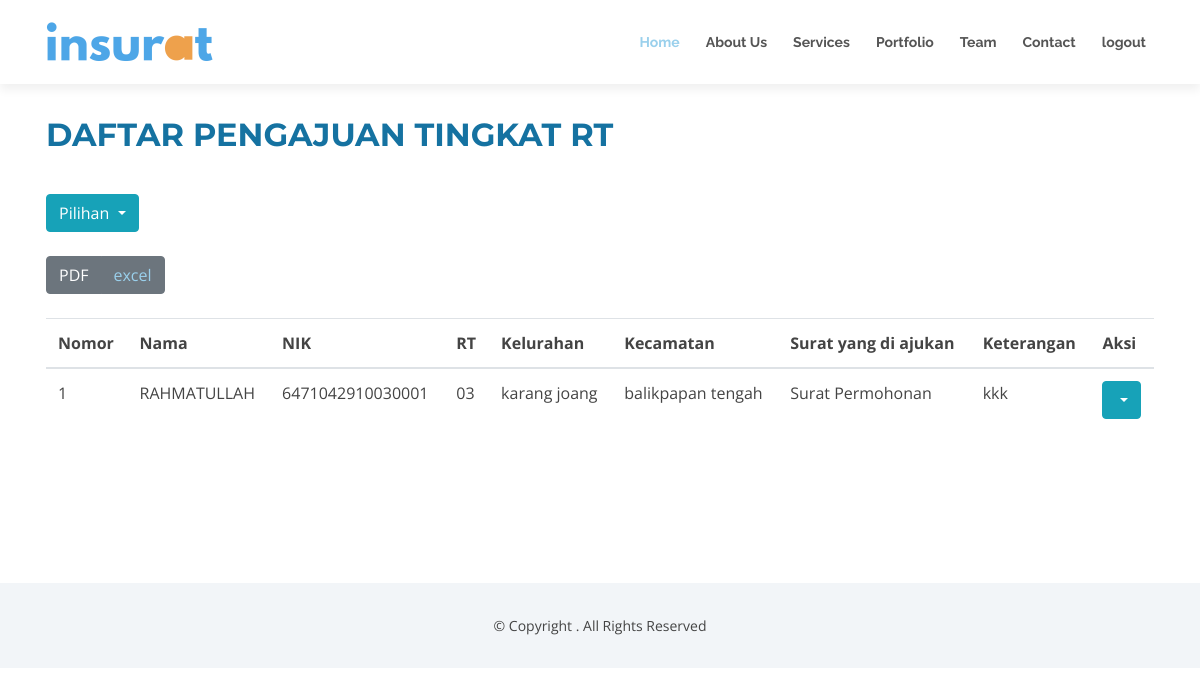
The page /admin/rt.php (signed in) on the database its author committed.
### tables this page shows
CREATE TABLE `pengajuan` (
  `id_pengajuan` int(11) NOT NULL,
  `id_user` int(11) NOT NULL,
  `id_surat` int(11) NOT NULL,
  `id_rt` int(11) NOT NULL,
  `id_kelurahan` int(11) NOT NULL,
  `id_kecamatan` int(11) NOT NULL,
  `keterangan` text NOT NULL,
  `kode_khusus` varchar(225) NOT NULL
);

CREATE TABLE `user` (
  `id_user` int(11) NOT NULL,
  `nik` char(16) NOT NULL,
  `nama` varchar(225) NOT NULL,
  `no_rumah` varchar(225) NOT NULL,
  `id_rt` varchar(225) NOT NULL,
  `id_kelurahan` varchar(255) NOT NULL,
  `id_kecamatan` varchar(255) NOT NULL,
  `email` varchar(225) NOT NULL,
  `tlpn` varchar(255) NOT NULL,
  `password` varchar(225) NOT NULL
);

CREATE TABLE `rt` (
  `id_rt` int(11) NOT NULL,
  `rt` varchar(11) NOT NULL,
  `nama_rt` varchar(255) NOT NULL,
  `id_kelurahan` int(20) NOT NULL
);

CREATE TABLE `kelurahan` (
  `id_kelurahan` int(11) NOT NULL,
  `kelurahan` varchar(225) NOT NULL,
  `nama_lurah` varchar(255) NOT NULL,
  `id_kecamatan` int(20) NOT NULL
);

CREATE TABLE `kecamatan` (
  `id_kecamatan` int(11) NOT NULL,
  `kecamatan` varchar(225) NOT NULL,
  `nama_camat` varchar(225) NOT NULL
);

CREATE TABLE `surat` (
  `id_surat` int(11) NOT NULL,
  `nama_surat` varchar(225) NOT NULL
);

### admin/rt.php (the view, shortened to what this page needs)
<!DOCTYPE html>
<html lang="en">
<head>
  <link href="lib/bootstrap/css/bootstrap.min.css" rel="stylesheet">
  <link href="lib/font-awesome/css/font-awesome.min.css" rel="stylesheet">
  <link href="lib/animate/animate.min.css" rel="stylesheet">
  <link href="lib/ionicons/css/ionicons.min.css" rel="stylesheet">
  <link href="lib/owlcarousel/assets/owl.carousel.min.css" rel="stylesheet">
  <link href="lib/magnific-popup/magnific-popup.css" rel="stylesheet">
  <link href="lib/ionicons/css/ionicons.min.css" rel="stylesheet">
  <link href="css1/style.css" rel="stylesheet">
<body id="body">
  <header id="header">
    <div class="container">
    <a class="logo">
              <img src="../assets/images/pengajuan.png" alt="">
            </a>
      <nav id="nav-menu-container">
        <ul class="nav-menu">
          <li class="menu-active"><a href="#body">Home</a></li>
          <li><a href="#about">About Us</a></li>
          <li><a href="#services">Services</a></li>
          <li><a href="#portfolio">Portfolio</a></li>
          <li><a href="#team">Team</a></li>
          <li><a href="#contact">Contact</a></li>
          <li class="menu-has-children"><a href="logout.php">logout</a></li>
        </ul>
      </nav>
    </div>
  </header>
  <main id="main">
    <section id="services">
      <div class="container" id="printableArea">
        <div class="section-header">
          <h2>daftar pengajuan tingkat RT </h2>
          <div class="btn-group">
          <button type="button" class="btn btn-info dropdown-toggle" data-toggle="dropdown" aria-haspopup="true" aria-expanded="false">
                Pilihan
          </button>
        </div><br><br>
          <table  class="table table-hover ">
            <thead>
              <tr>
              <th scope="col">Nomor</th>
                      <th scope="col">Nama</th>
                      <th scope="col">NIK</th>
                      <th scope="col">RT</th>
                      <th scope="col">Kelurahan</th>
                      <th scope="col">Kecamatan</th>
                      <th scope="col">Surat yang di ajukan</th>
                      <th scope="col">Keterangan</th>
                      <th scope="col" colspan="2">Aksi</th>
              </tr>
            </thead>
            <tbody>
            <?php
              include 'conf.php';
              $no = 1;
              $data = mysqli_query($conn,"SELECT * from pengajuan
              INNER JOIN user ON pengajuan.id_user = user.id_user
              INNER JOIN rt ON pengajuan.id_rt = rt.id_rt
              INNER JOIN surat ON pengajuan.id_surat = surat.id_surat
              INNER JOIN kelurahan ON pengajuan.id_kelurahan = kelurahan.id_kelurahan
              INNER JOIN kecamatan ON pengajuan.id_kecamatan = kecamatan.id_kecamatan
              ");
              while($d = mysqli_fetch_array($data)){
              ?>
                <?php if($d['kode_khusus']=="tg"){ ?>
                <tr>
                <td><?php echo $no++; ?></td>
                <td><?php echo $d['nama'];?></td>
                <td><?php echo $d['nik'];?></td>
                <td><?php echo $d['rt'];?></td>
                <td><?php echo $d['kelurahan'];?></td>
                <td><?php echo $d['kecamatan'];?></td>
                <td><?php echo $d['nama_surat'];?></td>
                <td><?php echo $d['keterangan'];?></td>
                  <td>
                    <div class="btn-group">
                      <button type="button" class="btn btn-info dropdown-toggle" data-toggle="dropdown" aria-haspopup="true" aria-expanded="false">
                      </button>
                    </div>
                    <?php  }}
                    ?>
                </td>
                <div class="btn-group" role="group" aria-label="Basic example">
                  <button type="button" class="btn btn-secondary" onclick="printDiv()" target="_blank">PDF</button>
                  <button type="button" class="btn btn-secondary"><a href="export_excel.php" target="_blank">excel</a></button>
                </div>
                <br> <br>
              </tr>
            </tbody>
          </table>
        </div>
        <br>
        <br>
        <br>
        <br>
        <br>
      </div>
    </section>
  </main>
  <footer id="footer">
    <div class="container">
      <div class="copyright">
        &copy; Copyright <strong></strong>. All Rights Reserved
      </div>
    </div>
  </footer>
</body>
</html>

### admin/css1/style.css (style rules this page uses)
body { background: #fff; color: #444; font-family: "Open Sans", sans-serif; }
a { color: #9AD0EC; transition: 0.5s; }
h1, h2, h3, h4, h5, h6 { font-family: "Montserrat", sans-serif; font-weight: 400; margin: 0 0 20px 0; padding: 0; }
#header { padding: 20px 0; height: 84px; transition: all 0.5s; z-index: 997; background: #fff; box-shadow: 0px 6px 9px 0px rgba(0, 0, 0, 0.06); }
.nav-menu, .nav-menu * { margin: 0; padding: 0; list-style: none; }
.nav-menu li { position: relative; white-space: nowrap; }
.nav-menu > li { float: left; }
#nav-menu-container { float: right; margin: 0; }
.nav-menu a { padding: 10px 8px; text-decoration: none; display: inline-block; color: #555; font-family: "Raleway", sans-serif; font-weight: 700; font-size: 14px; outline: none; }
.nav-menu li:hover > a, .nav-menu .menu-active > a { color: #9AD0EC; }
.nav-menu > li { margin-left: 10px; }
#mobile-nav { position: fixed; top: 0; padding-top: 18px; bottom: 0; z-index: 998; background: rgba(52, 59, 64, 0.9); left: -260px; width: 260px; overflow-y: auto; transition: 0.4s; }
#mobile-nav ul { padding: 0; margin: 0; list-style: none; }
#mobile-nav ul li { position: relative; }
#mobile-nav ul li a { color: #fff; font-size: 16px; overflow: hidden; padding: 10px 22px 10px 15px; position: relative; text-decoration: none; width: 100%; display: block; outline: none; }
.section-header { margin-bottom: 30px; }
.section-header h2 { font-size: 32px; color: #1572A1; text-transform: uppercase; font-weight: 700; position: relative; padding-bottom: 20px; }
#services { padding: 30px 0 0 0; }
#footer { background: #f2f5f8; padding: 0 0 30px 0; font-size: 14px; }
#footer .copyright { text-align: center; padding-top: 30px; }
.container { padding: 2px 16px; }

### rows shown on the page
pengajuan: id_user.nama "RAHMATULLAH", id_user.nik "6471042910030001", id_rt.rt "03", id_kelurahan.kelurahan "karang joang", id_kecamatan.kecamatan "balikpapan tengah", id_surat.nama_surat "Surat Permohonan", keterangan "kkk"
